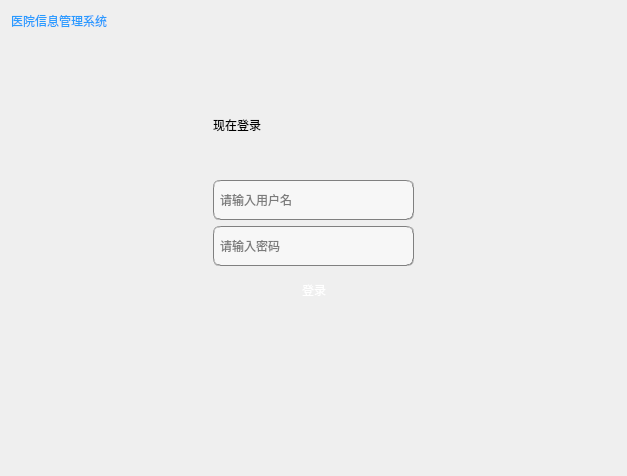
<?xml version="1.0" encoding="UTF-8"?>
<ui version="4.0">
 <class>Login</class>
 <widget class="QWidget" name="Login">
  <property name="geometry">
   <rect>
    <x>0</x>
    <y>0</y>
    <width>627</width>
    <height>476</height>
   </rect>
  </property>
  <property name="windowTitle">
   <string>Hello Welcome To Login</string>
  </property>
  <property name="windowIcon">
   <iconset resource="../../../static/resource.qrc">
    <normaloff>:/image/loginico.png</normaloff>:/image/loginico.png</iconset>
  </property>
  <property name="styleSheet">
   <string notr="true">QWidget#Login{
    border-image: url(:/image/login.jpg);
}</string>
  </property>
  <layout class="QVBoxLayout" name="verticalLayout_3">
   <item>
    <layout class="QHBoxLayout" name="horizontalLayout_2">
     <item>
      <widget class="QLabel" name="label">
       <property name="styleSheet">
        <string notr="true">color: rgb(41, 155, 255);
font: 10pt &quot;Arial&quot;;</string>
       </property>
       <property name="text">
        <string>医院信息管理系统</string>
       </property>
      </widget>
     </item>
     <item>
      <spacer name="horizontalSpacer_5">
       <property name="orientation">
        <enum>Qt::Horizontal</enum>
       </property>
       <property name="sizeHint" stdset="0">
        <size>
         <width>40</width>
         <height>20</height>
        </size>
       </property>
      </spacer>
     </item>
    </layout>
   </item>
   <item>
    <spacer name="verticalSpacer_4">
     <property name="orientation">
      <enum>Qt::Vertical</enum>
     </property>
     <property name="sizeHint" stdset="0">
      <size>
       <width>20</width>
       <height>40</height>
      </size>
     </property>
    </spacer>
   </item>
   <item>
    <layout class="QHBoxLayout" name="horizontalLayout_3">
     <item>
      <spacer name="horizontalSpacer_3">
       <property name="orientation">
        <enum>Qt::Horizontal</enum>
       </property>
       <property name="sizeHint" stdset="0">
        <size>
         <width>40</width>
         <height>20</height>
        </size>
       </property>
      </spacer>
     </item>
     <item>
      <layout class="QVBoxLayout" name="verticalLayout_2">
       <item>
        <widget class="QLabel" name="label_2">
         <property name="styleSheet">
          <string notr="true">font: 87 15pt &quot;Arial Black&quot;;</string>
         </property>
         <property name="text">
          <string>现在登录</string>
         </property>
        </widget>
       </item>
       <item>
        <spacer name="verticalSpacer_3">
         <property name="orientation">
          <enum>Qt::Vertical</enum>
         </property>
         <property name="sizeHint" stdset="0">
          <size>
           <width>20</width>
           <height>40</height>
          </size>
         </property>
        </spacer>
       </item>
       <item>
        <layout class="QVBoxLayout" name="verticalLayout">
         <item>
          <widget class="QLineEdit" name="lineEdit_username">
           <property name="minimumSize">
            <size>
             <width>100</width>
             <height>40</height>
            </size>
           </property>
           <property name="maximumSize">
            <size>
             <width>250</width>
             <height>16777215</height>
            </size>
           </property>
           <property name="styleSheet">
            <string notr="true">background-color: rgb(247, 247, 247);
border:1px groove gray;border-radius:
7px;padding:2px 4px;
font: 10pt &quot;Candara&quot;;</string>
           </property>
           <property name="placeholderText">
            <string>请输入用户名</string>
           </property>
          </widget>
         </item>
         <item>
          <widget class="QLineEdit" name="lineEdit_password">
           <property name="minimumSize">
            <size>
             <width>100</width>
             <height>40</height>
            </size>
           </property>
           <property name="maximumSize">
            <size>
             <width>250</width>
             <height>16777215</height>
            </size>
           </property>
           <property name="styleSheet">
            <string notr="true">background-color: rgb(247, 247, 247);
border:1px groove gray;border-radius:
7px;padding:2px 4px;
font: 10pt &quot;Candara&quot;;</string>
           </property>
           <property name="echoMode">
            <enum>QLineEdit::Password</enum>
           </property>
           <property name="placeholderText">
            <string>请输入密码</string>
           </property>
          </widget>
         </item>
        </layout>
       </item>
       <item>
        <layout class="QHBoxLayout" name="horizontalLayout">
         <item>
          <spacer name="horizontalSpacer_2">
           <property name="orientation">
            <enum>Qt::Horizontal</enum>
           </property>
           <property name="sizeHint" stdset="0">
            <size>
             <width>40</width>
             <height>20</height>
            </size>
           </property>
          </spacer>
         </item>
         <item>
          <widget class="QPushButton" name="btn_signin">
           <property name="minimumSize">
            <size>
             <width>50</width>
             <height>35</height>
            </size>
           </property>
           <property name="styleSheet">
            <string notr="true">background-color: qlineargradient(spread:pad, x1:0.52, y1:1, x2:0.54, y2:0, 
stop:0.0112994 rgba(64, 145, 252, 255), 
stop:1 rgba(255, 255, 255, 255));
color: rgb(255, 255, 255);

border:0px groove gray;border-radius:
7px;padding:2px 4px;
font: 10pt &quot;Candara&quot;;</string>
           </property>
           <property name="text">
            <string>登录</string>
           </property>
          </widget>
         </item>
         <item>
          <spacer name="horizontalSpacer">
           <property name="orientation">
            <enum>Qt::Horizontal</enum>
           </property>
           <property name="sizeHint" stdset="0">
            <size>
             <width>40</width>
             <height>20</height>
            </size>
           </property>
          </spacer>
         </item>
        </layout>
       </item>
      </layout>
     </item>
     <item>
      <spacer name="horizontalSpacer_4">
       <property name="orientation">
        <enum>Qt::Horizontal</enum>
       </property>
       <property name="sizeHint" stdset="0">
        <size>
         <width>40</width>
         <height>20</height>
        </size>
       </property>
      </spacer>
     </item>
    </layout>
   </item>
   <item>
    <spacer name="verticalSpacer">
     <property name="orientation">
      <enum>Qt::Vertical</enum>
     </property>
     <property name="sizeHint" stdset="0">
      <size>
       <width>20</width>
       <height>56</height>
      </size>
     </property>
    </spacer>
   </item>
   <item>
    <spacer name="verticalSpacer_2">
     <property name="orientation">
      <enum>Qt::Vertical</enum>
     </property>
     <property name="sizeHint" stdset="0">
      <size>
       <width>20</width>
       <height>56</height>
      </size>
     </property>
    </spacer>
   </item>
  </layout>
 </widget>
 <resources>
  <include location="../../../static/resource.qrc"/>
 </resources>
 <connections/>
</ui>
